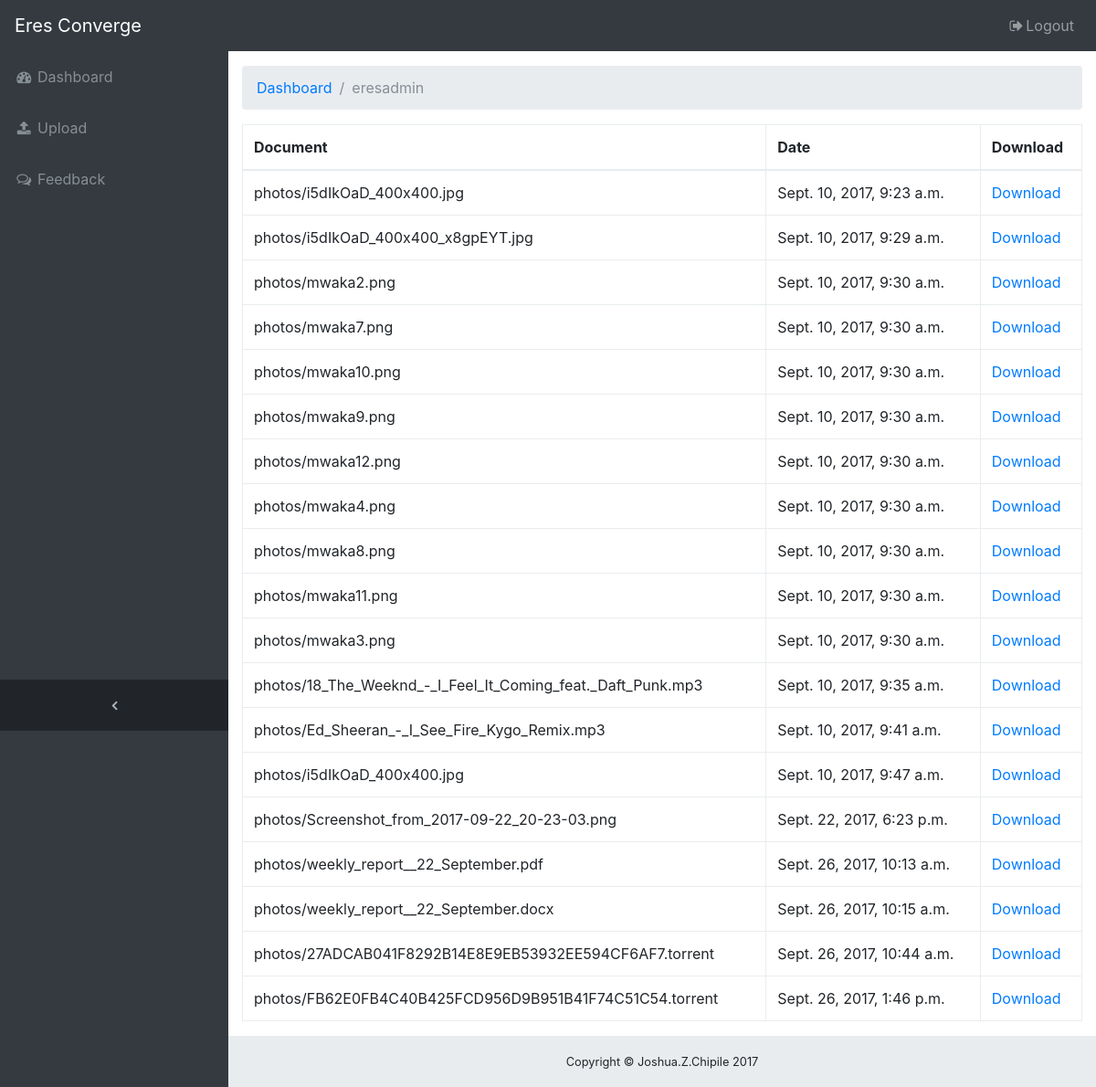
The page /dashboard/ (signed in) on the database its author committed.
### eresapp/models.py (models this page shows)
class Photo(models.Model):
    user_upload = Post.author
    title = models.CharField(max_length=255, blank=True)
    file = models.FileField(upload_to='photos/')
    uploaded_at = models.DateTimeField(auto_now_add=True)

### eresapp/views.py (the view)
# urls.py: url(r'^dashboard/$', views.dashboard, name='dashboard'),
@login_required(login_url='login')
def dashboard(request):
	document_list = Photo.objects.all()
        return render(request, 'site/dashboard.html', {'photos': document_list})

### eresapp/templates/site/dashboard.html
{% extends 'site/base3.html' %}
{% block content %}
      <ol class="breadcrumb">
        <li class="breadcrumb-item">
          <a href="#">Dashboard</a>
        </li>
        <li class="breadcrumb-item active">{{user.username}}</li>
      </ol>
<table id="gallery" class="table table-bordered">
  <thead>
    <tr>
      <th>Document</th>
      <th>Date</th>
      <th>Download</th>
    </tr>
  </thead>
  <tbody>
    {% for photo in photos %}
      <tr>
        <td>{{ photo.file.name }}</td>
	<td>{{photo.uploaded_at}}</td>
	<td><a href="{{ photo.file.url }}">Download</a></td>
      </tr>
    {% endfor %}
  </tbody>
</table>
{% endblock  %}

### eresapp/static/css/sb-admin.css (style rules this page uses)
html { position: relative; min-height: 100%; }
body { overflow-x: hidden; }
body.sticky-footer { margin-bottom: 56px; }
body.fixed-nav { padding-top: 56px; }

### rows shown on the page
Photo: file.name "photos/i5dIkOaD_400x400.jpg", uploaded_at "Sept. 10, 2017, 9:23 a.m."
Photo: file.name "photos/i5dIkOaD_400x400_x8gpEYT.jpg", uploaded_at "Sept. 10, 2017, 9:29 a.m."
Photo: file.name "photos/mwaka2.png", uploaded_at "Sept. 10, 2017, 9:30 a.m."
Photo: file.name "photos/mwaka7.png", uploaded_at "Sept. 10, 2017, 9:30 a.m."
Photo: file.name "photos/mwaka10.png", uploaded_at "Sept. 10, 2017, 9:30 a.m."
Photo: file.name "photos/mwaka9.png", uploaded_at "Sept. 10, 2017, 9:30 a.m."
Photo: file.name "photos/mwaka12.png", uploaded_at "Sept. 10, 2017, 9:30 a.m."
Photo: file.name "photos/mwaka4.png", uploaded_at "Sept. 10, 2017, 9:30 a.m."
Photo: file.name "photos/mwaka8.png", uploaded_at "Sept. 10, 2017, 9:30 a.m."
Photo: file.name "photos/mwaka11.png", uploaded_at "Sept. 10, 2017, 9:30 a.m."
Photo: file.name "photos/mwaka3.png", uploaded_at "Sept. 10, 2017, 9:30 a.m."
Photo: file.name "photos/18_The_Weeknd_-_I_Feel_It_Coming_feat._Daft_Punk.mp3", uploaded_at "Sept. 10, 2017, 9:35 a.m."
Photo: file.name "photos/Ed_Sheeran_-_I_See_Fire_Kygo_Remix.mp3", uploaded_at "Sept. 10, 2017, 9:41 a.m."
Photo: file.name "photos/i5dIkOaD_400x400.jpg", uploaded_at "Sept. 10, 2017, 9:47 a.m."
Photo: file.name "photos/Screenshot_from_2017-09-22_20-23-03.png", uploaded_at "Sept. 22, 2017, 6:23 p.m."
Photo: file.name "photos/weekly_report__22_September.pdf", uploaded_at "Sept. 26, 2017, 10:13 a.m."
Photo: file.name "photos/weekly_report__22_September.docx", uploaded_at "Sept. 26, 2017, 10:15 a.m."
Photo: file.name "photos/27ADCAB041F8292B14E8E9EB53932EE594CF6AF7.torrent", uploaded_at "Sept. 26, 2017, 10:44 a.m."
Photo: file.name "photos/FB62E0FB4C40B425FCD956D9B951B41F74C51C54.torrent", uploaded_at "Sept. 26, 2017, 1:46 p.m."

### other values the page prints
{{ user.username }} "eresadmin"
